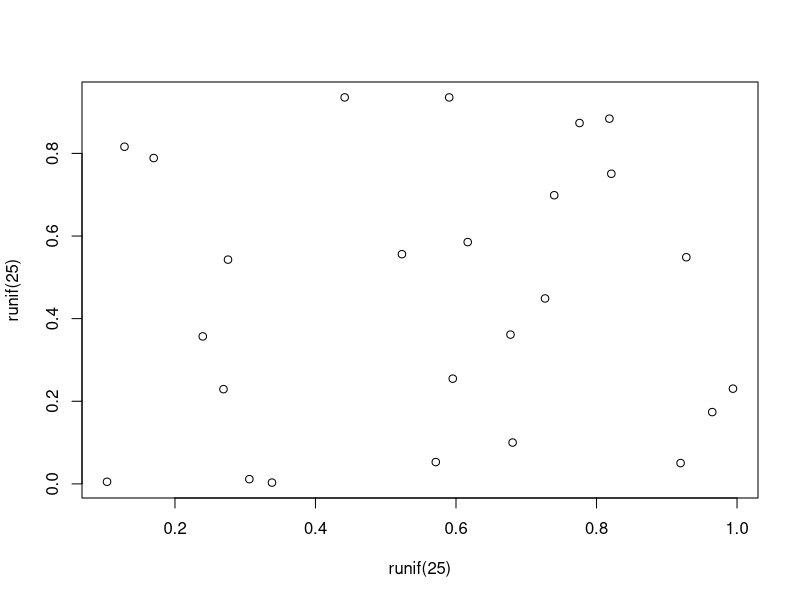

The R source for this figure:
## ---- chunk 1
#| label: fig-meaningless
#| fig-cap: A meaningless scatterplot
#| fig-width: 5
#| fig-height: 5
#| fig-align: center
#| out-width: 50%
#| echo: false
plot(runif(25), runif(25))
## ---- chunk 2
#| label: tbl-simple
#| tbl-cap: Caption centered above table
#| echo: true
knitr::kable(head(mtcars)[,1:4])
